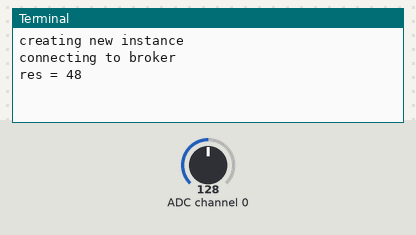
Bench run of a program on a simulated Raspberry Pi (header pin numbers). Shown: the last lines printed to the terminal. The inputs (shaded band) are chosen by the test bench; at power-on: ADC channel 0 = 128 (analog values on the 0–255 scale). No MQTT or app messages arrive unless stated; library files of the repository ran but are not shown: ADC0832.py.

Above: at 1.3 s.
1.4 s: ADC channel 0 set to 97
At 3.4 s:
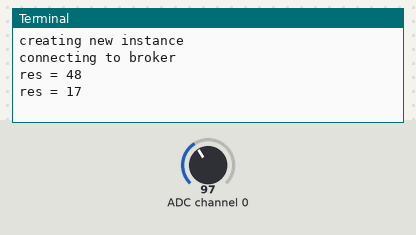
4.1 s: ADC channel 0 set to 103
At 5.0 s:
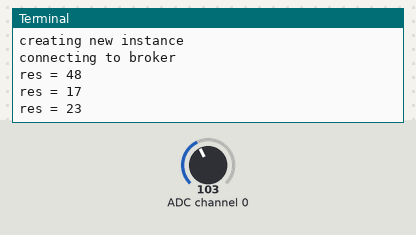
Timing chart, 0 to 7.1 s (numbered marks = the images above; inputs shaded):
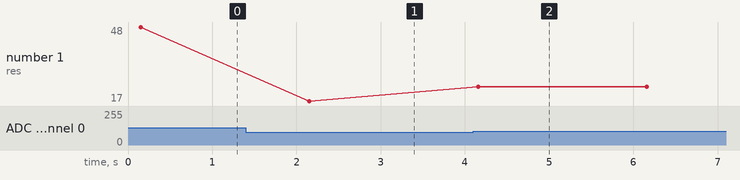

The program:

photo-pub.py
```python
#!/usr/bin/env python
import ADC0832
import time
import paho.mqtt.client as mqtt

broker_address="192.168.43.13"
print("creating new instance")
client = mqtt.Client("pub5") #create new instance

print("connecting to broker")
client.connect(broker_address) #connect to broker

def init():
	ADC0832.setup()

def loop():
	while True:
		res = ADC0832.getResult() - 80
		if res < 0:
			res = 0
		if res > 100:
			res = 100
		print 'res = %d' % res
                client.publish("test",res)
		time.sleep(2)

if __name__ == '__main__':
	init()
	try:
		loop()
	except KeyboardInterrupt:
		ADC0832.destroy()
		print 'The end !'
```

Measured:
- after the input at 1.4 s, the terminal: prints a new line after 0.75 s (image 1)
- after the input at 4.1 s, the terminal: prints a new line after 0.06 s (image 2)
- plotted number 1: 48 → 17 after the input at 1.4 s, 17 → 23 after the input at 4.1 s
